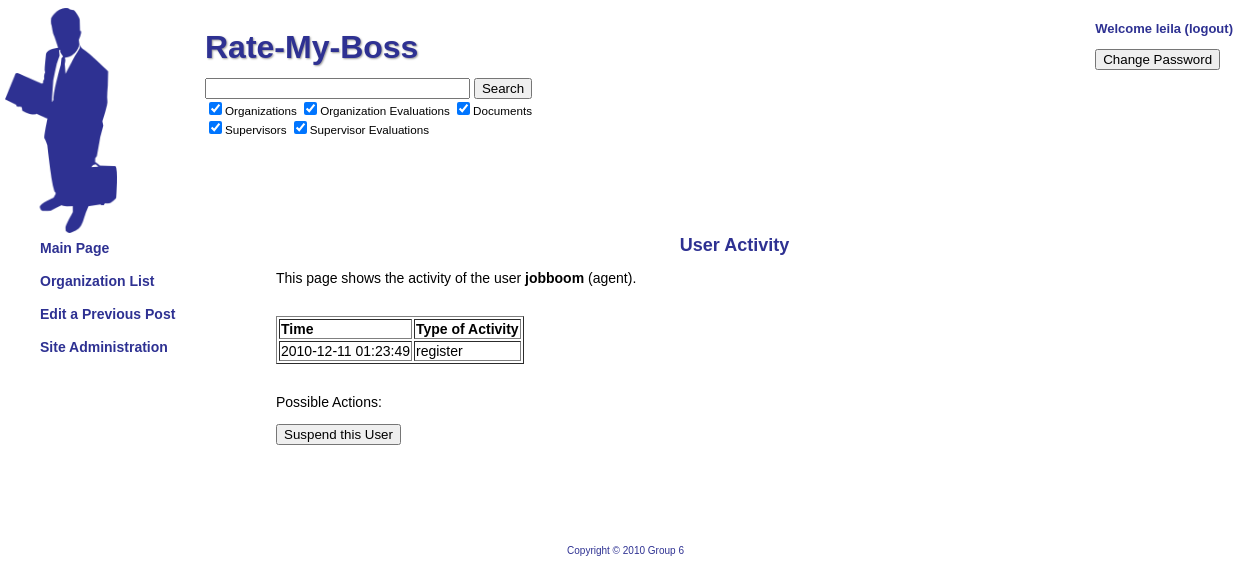
The page /index.php?page=siteadmin&id=5 (signed in) on the database its author committed.
### tables this page shows
create table user
(
userId INT NOT NULL AUTO_INCREMENT,
name VARCHAR(40) NOT NULL,
password VARCHAR(40) NOT NULL,
type VARCHAR(40) NOT NULL,
question1 VARCHAR(100) NOT NULL,
question2 VARCHAR(100) NOT NULL,
question3 VARCHAR(100) NOT NULL,
answer1 VARCHAR(40) NOT NULL,
answer2 VARCHAR(40) NOT NULL,
answer3 VARCHAR(40) NOT NULL,
isPending INT NOT NULL,
PRIMARY KEY (userId)
);

create table userActivity
(
time TIMESTAMP DEFAULT CURRENT_TIMESTAMP NOT NULL,
userId INT NOT NULL,
type VARCHAR(40) NOT NULL,
PRIMARY KEY (time, userId, type),
FOREIGN KEY (userId) REFERENCES user
);

### php/pages/siteadminid.php (the view, shortened to what this page needs)
	<div class="main">
			<h1>User Activity</h1>
<?php
if ($_GET['id'] == 0) {
	include "../php/opendb.php";
	$query = "SELECT a.time, u.name, u.type, a.type FROM userActivity a JOIN user u ON a.userId=u.userId";
	$result = mysql_query($query);
	include "../php/closedb.php";
	echo "
		<p>This page shows the site activity for all users. If you wish to see the activities for
		a specific user, or see possible actions you can take against a user, return to the 'Site
		Administration' page and select the user.</p><br />
		<table border='1'>
		<tr>
		<td><strong>Time</strong></td>
		<td><strong>User Name</strong></td>
		<td><strong>User Type</strong></td>
		<td><strong>Type of Activity</strong></td>
		</tr>
		";
	while ($row = mysql_fetch_array($result)) {
		echo "
		<tr>
		<td>$row[time]</td>
		<td>$row[name]</td>
		<td>$row[type]</td>
		<td>$row[type]</td>
		</tr>";
	}
	echo "</table>";
}
else {
	$query = "SELECT * FROM userActivity WHERE userId=$_GET[id]";
	$result = mysql_query($query);
	$subquery = "SELECT * FROM user WHERE userId=$_GET[id]";
	$subresult = mysql_query($subquery);
	$subrow = mysql_fetch_array($subresult);
	echo "
		<p>This page shows the activity of the user <strong>$subrow[name]</strong> ($subrow[type]).</p><br />
		<table border='1'>
		<tr>
		<td><strong>Time</strong></td>
		<td><strong>Type of Activity</strong></td>
		</tr>
		";
	while ($row = mysql_fetch_array($result)) {
		echo "
		<tr>
		<td>$row[time]</td>
		<td>$row[type]</td>
		</tr>";
	}
	echo "</table>";
	if ($subrow['type'] != "admin" && $subrow['type'] != "finance") {
		echo "
			<br /><p>Possible Actions:
			<form action='' method='post'>
			<input type='submit' name='suspend' value='Suspend this User'/></form></p>
			";
	}
}
?>
	</div>

### www/style.css (style rules this page uses)
body { font-family: Helvetica, Arial, sans-serif; font-size: 14px; color: #000000; }
h1 { font-size: 18px; font-weight: bold; color: #2E3192; text-align: center; }
strong { font-weight: bold; }
.main { margin-top: 168px; margin-left: 268px; margin-right: 50px; }

### rows shown on the page
user: name "jobboom", type "agent"
useractivity: time "2010-12-11 01:23:49", type "register"

### other values the page prints
$_SESSION['username'] "leila"
